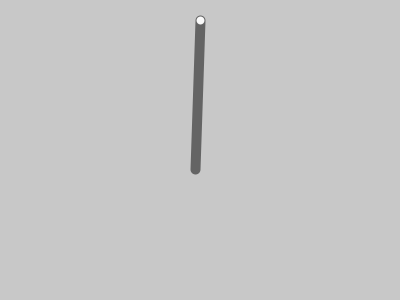
Frame 1 (no input)
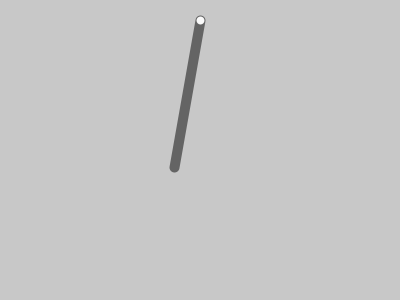
Frame 60 (the mouse pressed at the canvas centre just before this capture)
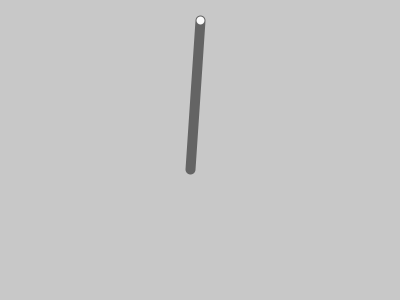
Frame 120 (the mouse held since frame 60 and released just before this capture)

The Processing sketch that drew these frames (run headless with seeded random() and noise(); from frame 60 on, the mouse is pressed at the canvas centre):

// Processing sketch: processing_123044
// ── processing_123044.pde

float period = 5;
float amplitude = 10;



void setup()
{
  size(400,300);
}

void draw()
{
  
  background(200);
  translate(width/2,20);
  float angle = motion();
  rotate(angle);
  pendulum();
  
}
void pendulum()
{
  stroke(100);
  strokeWeight(10);
  line(0,0,0,150);
  stroke(250);
  strokeWeight(8);
  point(0,0);
  
}
float motion()
{
float time = norm(millis(),0,1000);
float fraction = norm(time,0,period);
float shm = sin(fraction*TWO_PI);
float angle = shm*amplitude;
return radians(angle);
}
